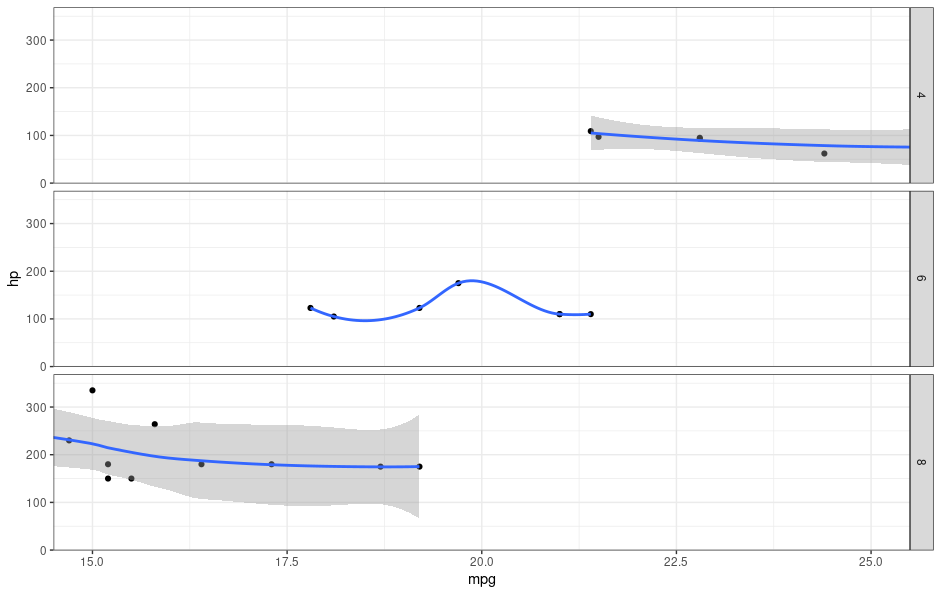

Source code (R):
#ggplot charcteristic layers
library(ggplot2)
head(mtcars)
summary(mtcars)
nrow(mtcars)
#data,aesthetics,geometry
ggplot(data=mtcars,aes(x=mpg,y=hp))+geom_point()
# iris data set
head(iris)
p<- ggplot(data=iris,aes(x=Sepal.Width,y=Petal.Width))
p+geom_point() +facet_grid( Species~ .)
##data,aesthetics,geometry,facet,statistics,co-ordinates,theme

p1<-ggplot(data=mtcars,aes(x=mpg,y=hp))
p2<-p1+geom_point()+facet_grid(cyl ~ .)+stat_smooth()

p2+coord_cartesian(xlim=c(15,25)) +theme_bw()
